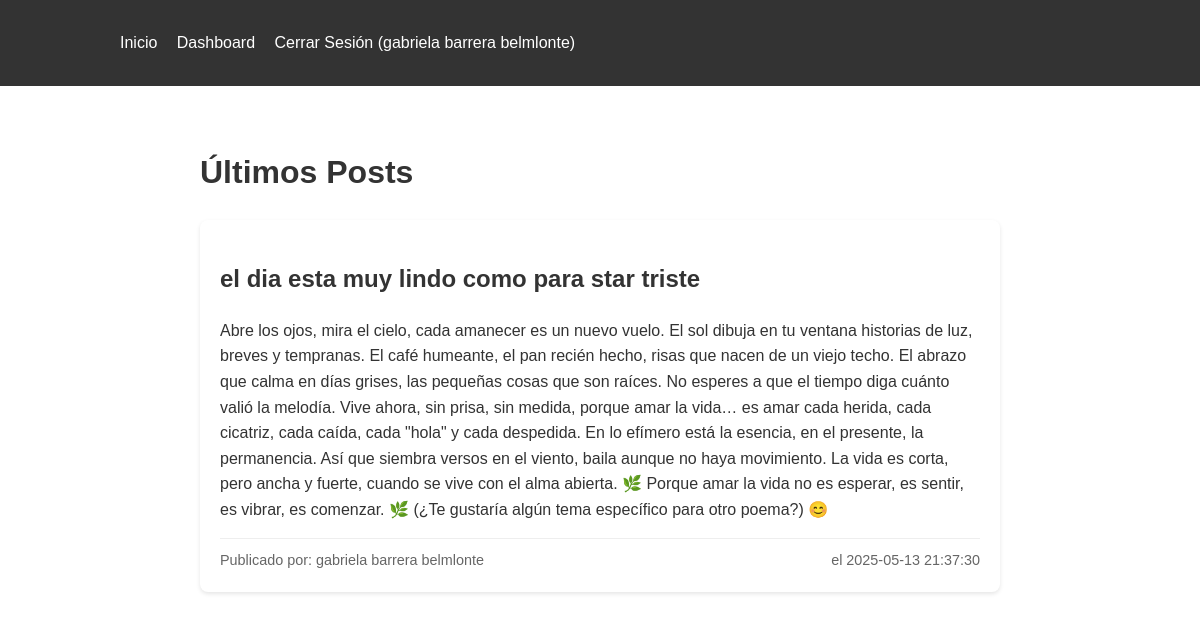
The page / (signed in) on the database its author committed.
### tables this page shows
CREATE TABLE users (
        id INTEGER PRIMARY KEY AUTOINCREMENT,
        username TEXT UNIQUE NOT NULL,
        password_hash TEXT NOT NULL,
        created_at TEXT NOT NULL
    );

CREATE TABLE posts (
        id INTEGER PRIMARY KEY AUTOINCREMENT,
        title TEXT NOT NULL,
        content TEXT NOT NULL,
        user_id INTEGER NOT NULL,
        created_at TEXT NOT NULL,
        FOREIGN KEY (user_id) REFERENCES users (id)
    );

### app.py (the view)
@app.route('/')
def index():
    conn = get_db_connection()
    posts = conn.execute("""
        SELECT posts.id, posts.title, posts.content, posts.created_at,
               users.username as author
        FROM posts
        JOIN users ON posts.user_id = users.id
        ORDER BY posts.created_at DESC
    """).fetchall()
    conn.close()
    return render_template('index.html', posts=posts)

### app.py (called while the page is built)
def get_db_connection():
    conn = sqlite3.connect('blog.db')
    conn.row_factory = sqlite3.Row
    return conn

### templates/index.html (shortened to what this page needs)
{% extends "base.html" %}
{% block content %}
<div class="posts-container">
    <h1>Últimos Posts</h1>
    {% if posts %}
        {% for post in posts %}
            <div class="post-card">
                <h2>{{ post['title'] }}</h2>
                <div class="post-content">{{ post['content'] }}</div>
                <div class="post-meta">
                    <span class="author">Publicado por: {{ post['author'] }}</span>
                    <span class="date">el {{ post['created_at'] }}</span>
                </div>
            </div>
        {% endfor %}
    {% endif %}
</div>
{% endblock %}

### templates/base.html (shortened to what this page needs)
<!DOCTYPE html>
<html lang="es">
<head>
    <link rel="stylesheet" href="{{ url_for('static', filename='style.css') }}">
</head>
<body>
    <nav>
        <div class="container">
            <a href="{{ url_for('index') }}">Inicio</a>
            {% if 'user_id' in session %}
                <a href="{{ url_for('dashboard') }}">Dashboard</a>
                <a href="{{ url_for('logout') }}">Cerrar Sesión ({{ session['username'] }})</a>
            {% else %}
                <a href="{{ url_for('login') }}">Iniciar Sesión</a>
                <a href="{{ url_for('register') }}">Registrarse</a>
            {% endif %}
        </div>
    </nav>
    <div class="container">
        {% block content %}{% endblock %}
    </div>
</body>
</html>

### static/style.css (style rules this page uses)
body { font-family: Arial, sans-serif; line-height: 1.6; margin: 0; padding: 0; color: #333; }
.container { width: 80%; margin: 0 auto; padding: 20px; }
nav { background: #333; color: white; padding: 10px 0; }
nav a { color: white; margin-right: 15px; text-decoration: none; }
.post-meta { font-size: 0.9em; color: #666; margin-top: 10px; }
.posts-container { max-width: 800px; margin: 0 auto; padding: 20px; }
.post-card { background: #fff; border-radius: 8px; padding: 20px; margin-bottom: 20px; box-shadow: 0 2px 4px rgba(0,0,0,0.1); }
.post-content { margin: 15px 0; line-height: 1.6; }
.post-meta { display: flex; justify-content: space-between; color: #666; font-size: 0.9em; border-top: 1px solid #eee; padding-top: 10px; }

### rows shown on the page
users: username "gabriela barrera belmlonte"
posts: title "el dia esta muy lindo como para star triste", content "Abre los ojos, mira el cielo, cada amanecer es un nuevo vuelo. El sol dibuja en tu ventana historias de luz, breves y tempranas. El café humeante, el pan recién hecho, risas que nacen de un viejo techo. El abrazo que calma en días grises, las pequeñas cosas que son raíces. No esperes a que el tiempo diga cuánto valió la melodía. Vive ahora, sin prisa, sin medida, porque amar la vida… es amar cada herida, cada cicatriz, cada caída, cada \"hola\" y cada despedida. En lo efímero está la esencia, en el presente, la permanencia. Así que siembra versos en el viento, baila aunque no haya movimiento. La vida es corta, pero ancha y fuerte, cuando se vive con el alma abierta. 🌿 Porque amar la vida no…", author "gabriela barrera belmlonte", created_at "2025-05-13 21:37:30"
